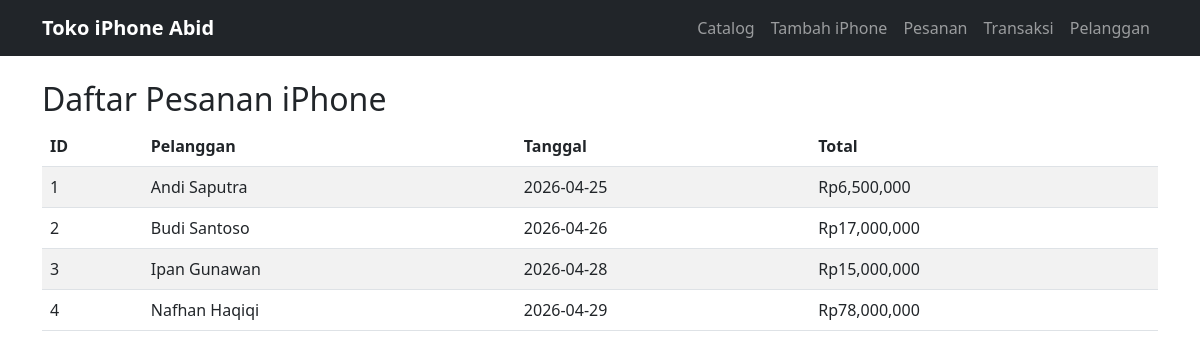
Page /lihat_transaksi.php on the committed database.
### tables this page shows
CREATE TABLE `pesanan` (
  `ID` int NOT NULL,
  `Tanggal_Pesanan` date NOT NULL,
  `Pelanggan_ID` int NOT NULL,
  `Total_Harga` decimal(10,2) NOT NULL
);

CREATE TABLE `pelanggan` (
  `ID` int NOT NULL,
  `Nama` varchar(255) NOT NULL,
  `Alamat` varchar(255) NOT NULL,
  `Email` varchar(255) NOT NULL,
  `Telepon` varchar(20) NOT NULL
);

### lihat_transaksi.php (the view, shortened to what this page needs)
<?php
include 'koneksi_db.php';
$query = "
SELECT Pesanan.ID AS Pesanan_ID, Pelanggan.Nama, Pesanan.Tanggal_Pesanan, Pesanan.Total_Harga
FROM Pesanan
JOIN Pelanggan ON Pesanan.Pelanggan_ID = Pelanggan.ID
";
$result = $conn->query($query);
?>
<!DOCTYPE html>
<html>
<head>
    <link href="https://cdn.jsdelivr.net/npm/bootstrap@5.3.0/dist/css/bootstrap.min.css" rel="stylesheet">
</head>
<body>
<?php include 'nav.php'; ?>
<div class="container mt-4">
    <h2>Daftar Pesanan iPhone</h2>
    <table class="table table-striped">
        <thead>
            <tr>
                <th>ID</th>
                <th>Pelanggan</th>
                <th>Tanggal</th>
                <th>Total</th>
            </tr>
        </thead>
        <tbody>
            <?php while($row=$result->fetch_assoc()): ?>
                <tr>
                    <td><?= $row['Pesanan_ID'] ?></td>
                    <td><?= $row['Nama'] ?></td>
                    <td><?= $row['Tanggal_Pesanan'] ?></td>
                    <td>Rp<?= number_format($row['Total_Harga']) ?></td>
                </tr>
                <?php endwhile; ?>
            </tbody>
        </table>
    </div>
</body>
</html>

### nav.php (shortened to what this page needs)
<nav class="navbar navbar-expand-lg navbar-dark bg-dark">
    <div class="container">
        <a class="navbar-brand fw-bold" href="index.php">Toko iPhone Abid</a>
        <div class="collapse navbar-collapse" id="navbarNav">
            <ul class="navbar-nav ms-auto">
                <li class="nav-item"><a class="nav-link" href="index.php">Catalog</a></li>
                <li class="nav-item"><a class="nav-link" href="tambah_barang.php">Tambah iPhone</a></li>
                <li class="nav-item"><a class="nav-link" href="transaksi.php">Pesanan</a></li>
                <li class="nav-item"><a class="nav-link" href="lihat_transaksi.php">Transaksi</a></li>
                <li class="nav-item"><a class="nav-link" href="tambah_pelanggan.php">Pelanggan</a></li>
            </ul>
        </div>
    </div>
</nav>

### rows in the picture
pesanan: ID "1", Pelanggan_ID.Nama "Andi Saputra", Tanggal_Pesanan "2026-04-25", Total_Harga "6,500,000"
pesanan: ID "2", Pelanggan_ID.Nama "Budi Santoso", Tanggal_Pesanan "2026-04-26", Total_Harga "17,000,000"
pesanan: ID "3", Pelanggan_ID.Nama "Ipan Gunawan", Tanggal_Pesanan "2026-04-28", Total_Harga "15,000,000"
pesanan: ID "4", Pelanggan_ID.Nama "Nafhan Haqiqi", Tanggal_Pesanan "2026-04-29", Total_Harga "78,000,000"
